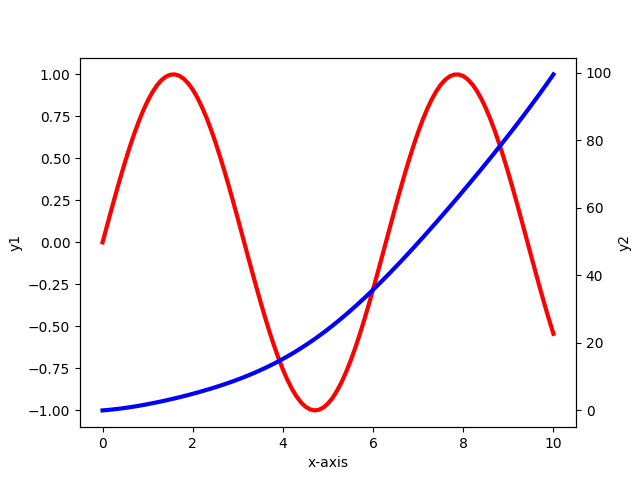

Reproduce this figure in Python.
import matplotlib.pyplot as pl
import numpy as np


x = np.linspace(0, 10, 101)
y1 = np.sin(x)
y2 = np.sin(x) + x**2


'''pl.plot(x, y1)
pl.plot(x, y2)'''

fig, ax1 = pl.subplots()
ax1.plot(x, y1, lw = 3, color = 'red')
ax1.set_xlabel('x-axis')
ax1.set_ylabel('y1')

# 2nd axes on same x axis:
ax2 = ax1.twinx()
ax2.plot(x, y2, lw = 3, color = 'blue')
ax2.set_ylabel('y2')



pl.show()
